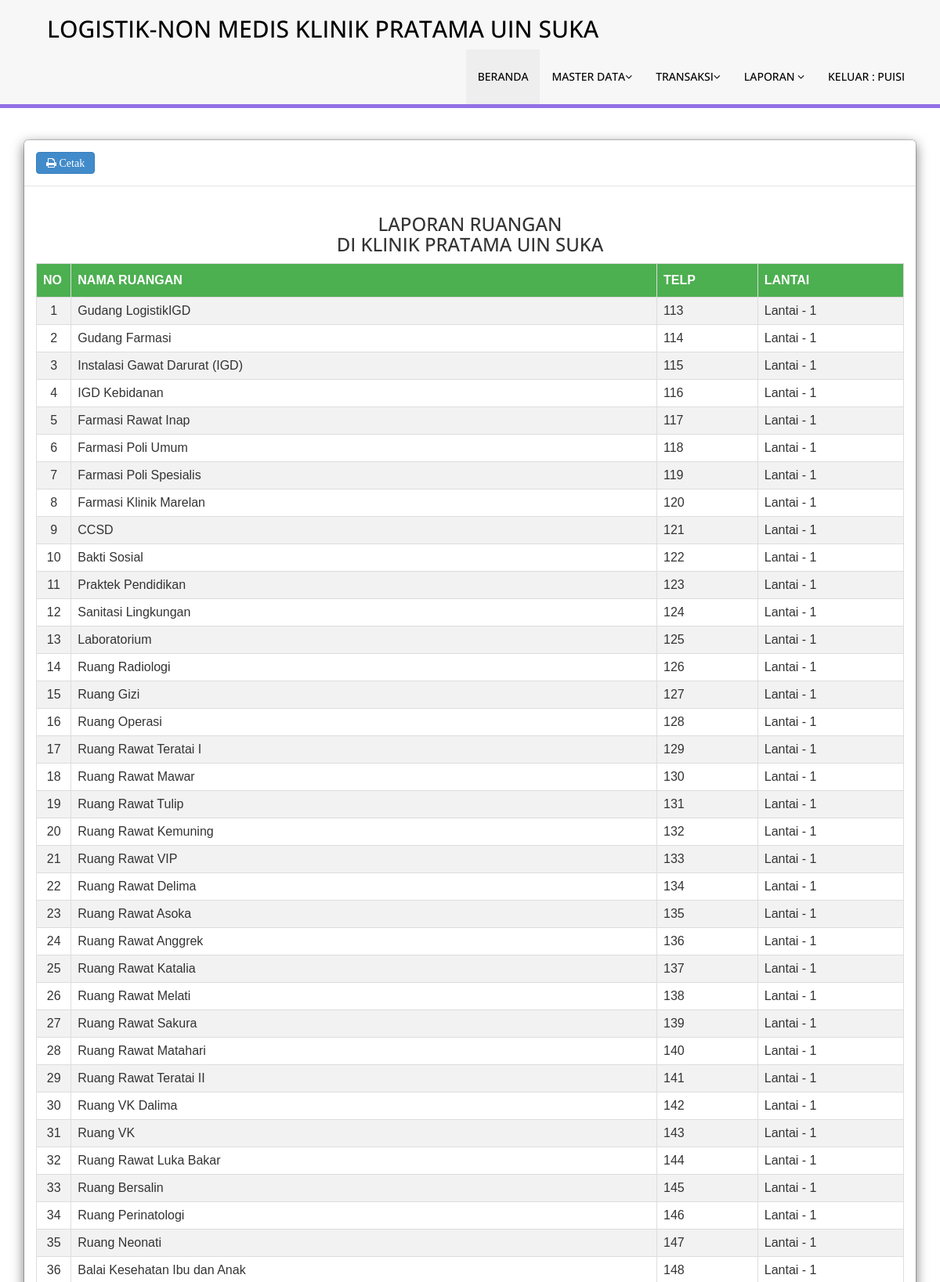
The app's page /master.php?page=laporan_ruangan (signed in, upper part) with its own data.
### tables this page shows
CREATE TABLE `tbl_ruangan` (
  `kode` int(11) NOT NULL,
  `uraian` varchar(100) DEFAULT NULL,
  `telepon` varchar(14) DEFAULT NULL,
  `lantai` varchar(20) DEFAULT NULL
);

### modul/laporan/laporan_ruanga.php (the view, shortened to what this page needs)
<div class="col-md-16">
  <div class="box box-info">
    <div class="modal-content">
      <div class="modal-header">
        <button class="btn btn-primary large fa fa-print" onclick="printContent('cetak_report')"> Cetak</button>
      </div>
      <div class="modal-body" id="cetak_report">
        <center>
          <H3> LAPORAN RUANGAN  <br> DI KLINIK PRATAMA UIN SUKA</H3>
        </center>
        <table id="customers" width="100%" border="1">
          <tr>
            <th width="4%" align="center">NO</th>
            <th>NAMA RUANGAN</th>
            <th>TELP</th>
            <th>LANTAI</th>
          </tr>
          <?php
          $no = 1;
          if (isset($_REQUEST['submit'])) {
            $select = mysqli_query($konek, "SELECT * FROM tbl_ruangan order by kode asc");
          } else {
            $select = mysqli_query($konek, "SELECT * FROM tbl_ruangan order by kode asc");
          }
          if (mysqli_num_rows($select)) {
            while ($data = mysqli_fetch_array($select)) {
              ?>
              <tr>
                <td align="center"><?php echo $no++; ?></td>
                <td><?php echo $data['uraian']; ?></td>
                <td><?php echo $data['telepon']; ?></td>
                <td> Lantai - <?php echo $data['lantai']; ?></td>
              </tr>
            <?php }
        } else {
          echo "Tidak di temukan";
        }
        ?>
        </table>
        <BR>
        <bR>
      </div>
    </div>
  </div>
</div>
</div>n

### modul/laporan/laporan_ruanga.php (style rules this page uses)
#customers { font-family: "Trebuchet MS", Arial, Helvetica, sans-serif; border-collapse: collapse; width: 100%; }
#customers td, #customers th { border: 1px solid #ddd; padding: 8px; }
#customers tr:nth-child(even) { background-color: #f2f2f2; }
#customers th { padding-top: 12px; padding-bottom: 12px; text-align: left; background-color: #4CAF50; color: white; }

### records on screen
tbl_ruangan: uraian "Gudang LogistikIGD", telepon "113", lantai "1"
tbl_ruangan: uraian "Gudang Farmasi", telepon "114", lantai "1"
tbl_ruangan: uraian "Instalasi Gawat Darurat (IGD)", telepon "115", lantai "1"
tbl_ruangan: uraian "IGD Kebidanan", telepon "116", lantai "1"
tbl_ruangan: uraian "Farmasi Rawat Inap", telepon "117", lantai "1"
tbl_ruangan: uraian "Farmasi Poli Umum", telepon "118", lantai "1"
tbl_ruangan: uraian "Farmasi Poli Spesialis", telepon "119", lantai "1"
tbl_ruangan: uraian "Farmasi Klinik Marelan", telepon "120", lantai "1"
tbl_ruangan: uraian "CCSD", telepon "121", lantai "1"
tbl_ruangan: uraian "Bakti Sosial", telepon "122", lantai "1"
tbl_ruangan: uraian "Praktek Pendidikan", telepon "123", lantai "1"
tbl_ruangan: uraian "Sanitasi Lingkungan", telepon "124", lantai "1"
tbl_ruangan: uraian "Laboratorium", telepon "125", lantai "1"
tbl_ruangan: uraian "Ruang Radiologi", telepon "126", lantai "1"
tbl_ruangan: uraian "Ruang Gizi", telepon "127", lantai "1"
tbl_ruangan: uraian "Ruang Operasi", telepon "128", lantai "1"
tbl_ruangan: uraian "Ruang Rawat Teratai I", telepon "129", lantai "1"
tbl_ruangan: uraian "Ruang Rawat Mawar", telepon "130", lantai "1"
tbl_ruangan: uraian "Ruang Rawat Tulip", telepon "131", lantai "1"
tbl_ruangan: uraian "Ruang Rawat Kemuning", telepon "132", lantai "1"
tbl_ruangan: uraian "Ruang Rawat VIP", telepon "133", lantai "1"
tbl_ruangan: uraian "Ruang Rawat Delima", telepon "134", lantai "1"
tbl_ruangan: uraian "Ruang Rawat Asoka", telepon "135", lantai "1"
tbl_ruangan: uraian "Ruang Rawat Anggrek", telepon "136", lantai "1"
tbl_ruangan: uraian "Ruang Rawat Katalia", telepon "137", lantai "1"
tbl_ruangan: uraian "Ruang Rawat Melati", telepon "138", lantai "1"
tbl_ruangan: uraian "Ruang Rawat Sakura", telepon "139", lantai "1"
tbl_ruangan: uraian "Ruang Rawat Matahari", telepon "140", lantai "1"
tbl_ruangan: uraian "Ruang Rawat Teratai II", telepon "141", lantai "1"
tbl_ruangan: uraian "Ruang VK Dalima", telepon "142", lantai "1"
tbl_ruangan: uraian "Ruang VK", telepon "143", lantai "1"
tbl_ruangan: uraian "Ruang Rawat Luka Bakar", telepon "144", lantai "1"
tbl_ruangan: uraian "Ruang Bersalin", telepon "145", lantai "1"
tbl_ruangan: uraian "Ruang Perinatologi", telepon "146", lantai "1"
tbl_ruangan: uraian "Ruang Neonati", telepon "147", lantai "1"
tbl_ruangan: uraian "Balai Kesehatan Ibu dan Anak", telepon "148", lantai "1"

### other values on screen
$_SESSION['user_name'] "PUISI"
